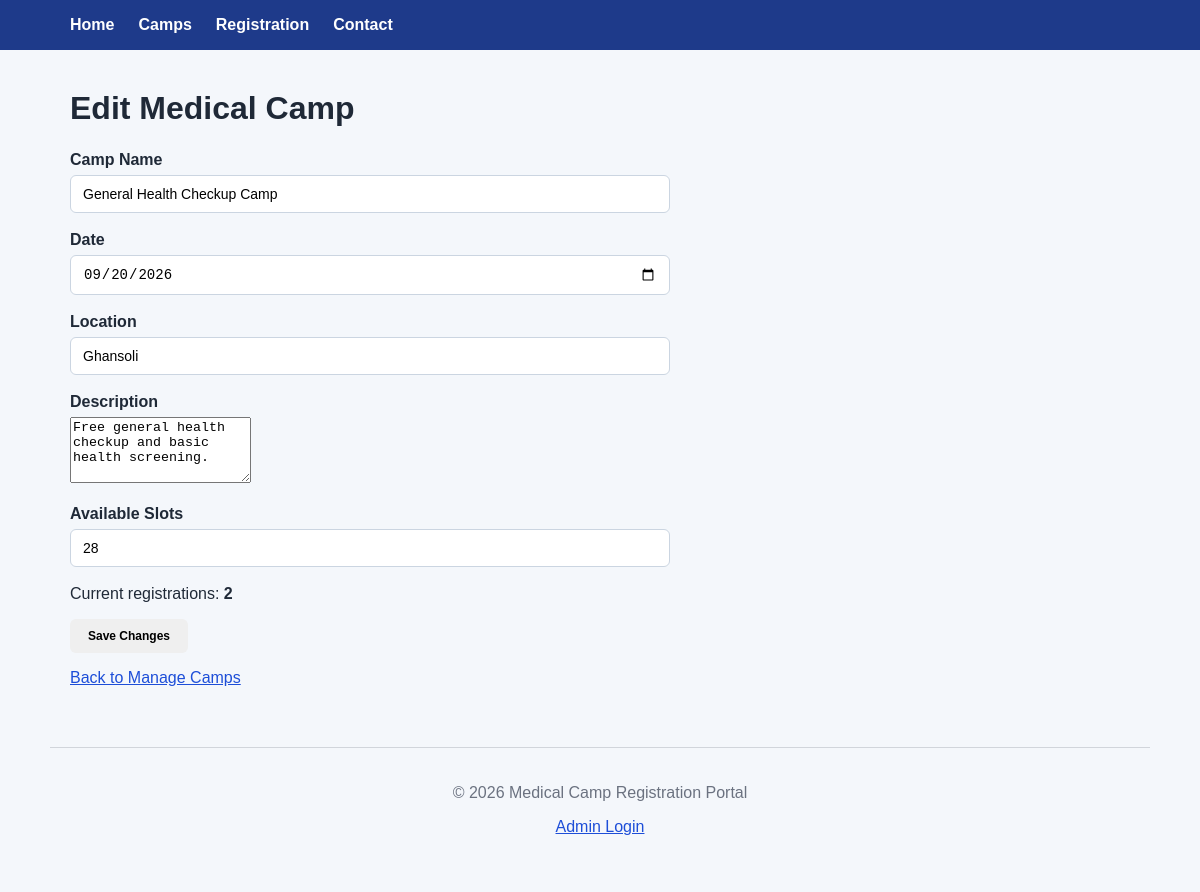
Screenshot of /admin/camps/1/edit (signed in) with the database file from the repository.
### app/models/camp.py (models this page shows)
class Camp(Base):
    __tablename__ = "camps"
    id = Column(Integer, primary_key=True, index=True)
    name = Column(String(150), nullable=False)
    date = Column(String(20), nullable=False)
    location = Column(String(200), nullable=False)
    description = Column(Text, nullable=True)
    available_slots = Column(Integer, nullable=False)
    status = Column(
        String(20),
        nullable=False,
        default="scheduled"
    )
    registrations = relationship(
        "Registration",
        back_populates="camp"
    )

### app/main.py (the view)
@app.get("/admin/camps/{camp_id}/edit")
def edit_camp_form(
    camp_id: int,
    request: Request,
    db: Session = Depends(get_db),
    admin: AdminUser = Depends(require_admin)
):
    camp = (
        db.query(Camp)
        .filter(Camp.id == camp_id)
        .first()
    )
    if not camp:
        raise HTTPException(
            status_code=404,
            detail="Medical camp not found."
        )
    registration_count = (
        db.query(Registration)
        .filter(Registration.camp_id == camp.id)
        .count()
    )
    return templates.TemplateResponse(
        request=request,
        name="admin_edit_camp.html",
        context={
            "camp": camp,
            "registration_count": registration_count
        }
    )

### app/templates/admin_edit_camp.html (shortened to what this page needs)
{% extends "base.html" %}
{% block content %}
<h1>Edit Medical Camp</h1>
<form method="post" action="/admin/camps/{{ camp.id }}/edit">
    <div>
        <label for="name">Camp Name</label>
        <input
            type="text"
            id="name"
            name="name"
            maxlength="150"
            value="{{ camp.name }}"
            required
        >
    </div>
    <div>
        <label for="date">Date</label>
        <input
            type="date"
            id="date"
            name="date"
            value="{{ camp.date }}"
            required
        >
    </div>
    <div>
        <label for="location">Location</label>
        <input
            type="text"
            id="location"
            name="location"
            maxlength="200"
            value="{{ camp.location }}"
            required
        >
    </div>
    <div>
        <label for="description">Description</label>
        <textarea
            id="description"
            name="description"
            rows="4"
        >{{ camp.description or "" }}</textarea>
    </div>
    <div>
        <label for="available_slots">Available Slots</label>
        <input
            type="number"
            id="available_slots"
            name="available_slots"
            min="0"
            value="{{ camp.available_slots }}"
            required
        >
    </div>
    <p>
        Current registrations:
        <strong>{{ registration_count }}</strong>
    </p>
    <button type="submit">
        Save Changes
    </button>
</form>
<p>
    <a href="/admin/camps">Back to Manage Camps</a>
</p>
{% endblock %}

### app/static/style.css (style rules this page uses)
* { box-sizing: border-box; }
body { margin: 0; font-family: Arial, sans-serif; background: #f4f7fb; color: #1f2937; }
h1 { margin-bottom: 24px; }
form { max-width: 600px; }
form div { margin-bottom: 18px; }
label { display: block; margin-bottom: 6px; font-weight: 600; }
input, select { width: 100%; padding: 10px 12px; border: 1px solid #cbd5e1; border-radius: 6px; font-size: 14px; }
button { padding: 10px 18px; border: none; border-radius: 6px; cursor: pointer; font-size: 12px; font-weight: 600; }
a { color: #1d4ed8; }

### rows the page displays
Camp: name "General Health Checkup Camp", date "09/20/2026", location "Ghansoli", description "Free general health checkup and basic health screening.", available_slots "28"

### other values shown
{{ registration_count }} "2"
